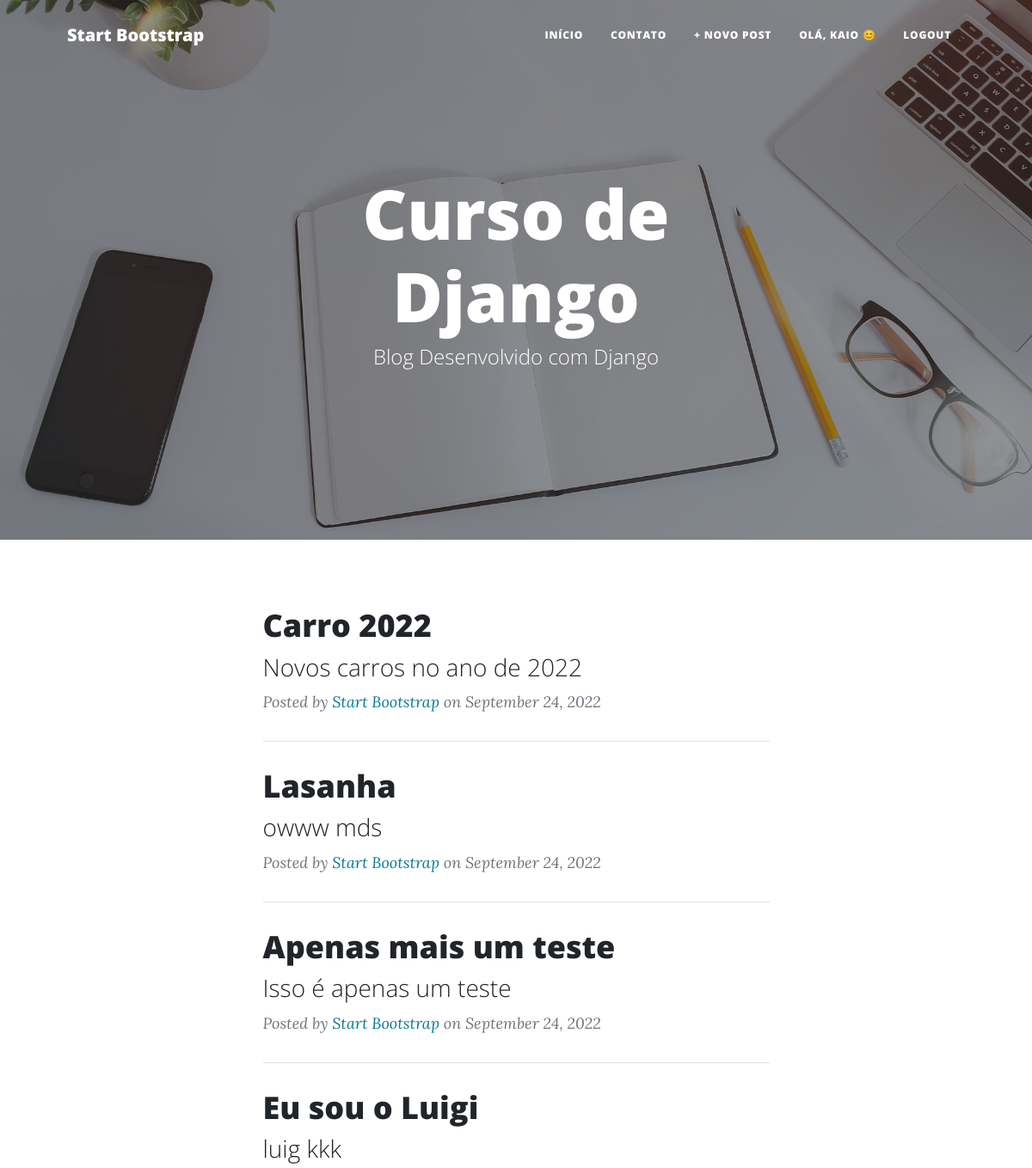
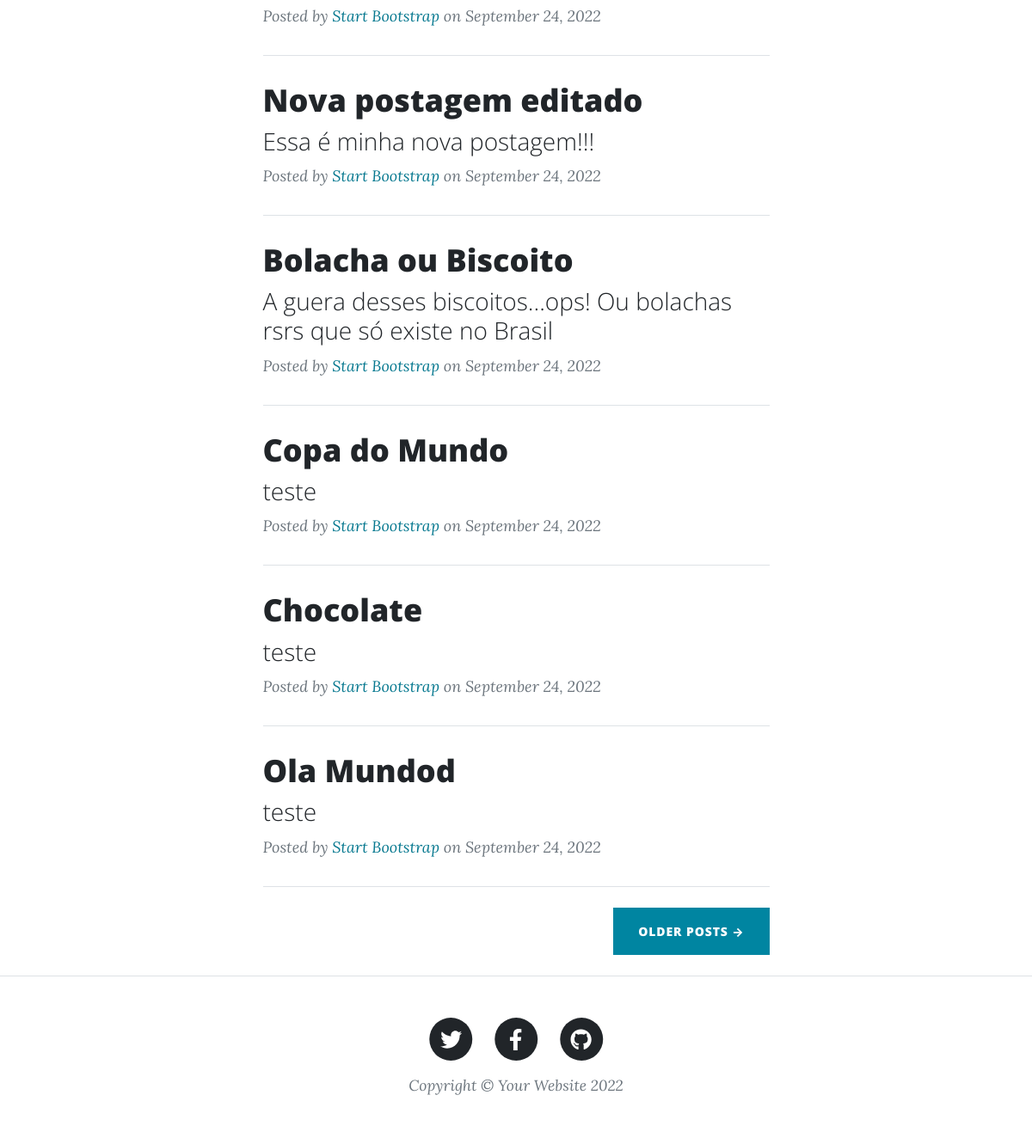
The app's page / (signed in) with its own data (2 pictures, top to bottom).
### blog/models.py (models this page shows, shortened)
class Post(models.Model):
   title = models.CharField(verbose_name="Título", max_length=200)
   subtitle = models.CharField(verbose_name="Subtítulo", max_length=300)
   slug = models.SlugField(max_length=200)
   author = models.ForeignKey(User, on_delete=models.CASCADE)
   content = RichTextField(verbose_name="Conteúdo")
   published_at = models.DateTimeField(default=timezone.now)
   created_at = models.DateTimeField(auto_now_add=True)#só irá add a data na 1ª vez | campo oculto
   modified_at = models.DateTimeField(auto_now=True)#campo oculto
   status = models.CharField(max_length=20, choices=STATUS, default='draft')
   category = models.ManyToManyField(Category, related_name="get_posts")
   background_image = models.ImageField(upload_to="blog", null=True, blank=True)
   objects = models.Manager()
   published = PublishedManager()
   class Meta:
      ordering = ('-published_at',)#irá mostrar os mais recentes antes

### blog/views.py (the view)
# urls.py: path('', views.BlogListView.as_view(), name='blog.home'),
class BlogListView(ListView):
   model = Post
   template_name = 'blog/home.html'
   context_object_name = 'posts'

### social/processors.py (called while the page is built)
def context_social(request):
   context_dict = {}
   links = Link.objects.all()
   for i in links:
      context_dict[i.social_network] = i.url
   return context_dict

### blog/templates/blog/home.html (shortened to what this page needs)
{% extends 'base.html' %}
{% load static %}
{% block header %}
   <header class="masthead" style="background-image: url({% static 'img/home-bg.jpg' %})">
      <div class="container position-relative px-4 px-lg-5">
         <div class="row gx-4 gx-lg-5 justify-content-center">
            <div class="col-md-10 col-lg-8 col-xl-7">
               <div class="site-heading">
                     <h1>Curso de Django</h1>
                     <span class="subheading">Blog Desenvolvido com Django</span>
               </div>
            </div>
         </div>
      </div>
   </header>
{% endblock %}
{% block content %}
   {% for post in posts %}
      <div class="post-preview">
         <a href="{% url 'post.detail' post.slug %}">
             <h2 class="post-title">{{post.title}}</h2>
             <h3 class="post-subtitle">{{post.subtitle|truncatechars:"200"}}</h3>
         </a>
         <p class="post-meta">
             Posted by
             <a href="#!">Start Bootstrap</a>
             on September 24, 2022
         </p>
     </div>
     <hr class="my-4" />
   {% endfor %}
   <div class="d-flex justify-content-end mb-4"><a class="btn btn-primary text-uppercase" href="#!">Older Posts →</a></div>
{% endblock %}

### static/templates/base.html (shortened to what this page needs)
{% load static %}
<!DOCTYPE html>
<html lang="en">
<head>
   <link href="https://cdn.jsdelivr.net/npm/bootstrap@5.1.3/dist/css/bootstrap.min.css" rel="stylesheet">
   <link rel="stylesheet" href="{% static 'css/style_blog.css' %}">
</head>
<body>
   <nav class="navbar navbar-expand-lg navbar-light" id="mainNav">
      <div class="container px-4 px-lg-5">
          <a class="navbar-brand" href="#">Start Bootstrap</a>
          <div class="collapse navbar-collapse" id="navbarResponsive">
              <ul class="navbar-nav ms-auto py-4 py-lg-0">
                  <li class="nav-item"><a class="nav-link px-lg-3 py-3 py-lg-4" href="{% url 'blog.home' %}">INÍCIO</a></li>
                  <li class="nav-item"><a class="nav-link px-lg-3 py-3 py-lg-4" href="{% url 'contact' %}">CONTATO</a></li>
                  {% if user.is_authenticated %}
                     <li class="nav-item"><a class="nav-link px-lg-3 py-3 py-lg-4" href="{% url 'post.new' %}">+ NOVO POST</a></li>
                     <li class="nav-item"><a class="nav-link px-lg-3 py-3 py-lg-4" href="#">OLÁ, {{user.username}} &#128522;</a></li>
                     <li class="nav-item"><a class="nav-link px-lg-3 py-3 py-lg-4" href="{% url 'logout' %}">LOGOUT</a></li>
                  {% else %}
                     <li class="nav-item"><a class="nav-link px-lg-3 py-3 py-lg-4" href="{% url 'login' %}">LOGIN</a></li>
                  {% endif %}
              </ul>
          </div>
      </div>
   </nav>
   {% block header %}
   {% endblock %}
   <div class="container px-4 px-lg-5">
      <div class="row gx-4 gx-lg-5 justify-content-center">
         <div class="col-md-10 col-lg-8 col-xl-7">
            {% block content %}
            {% endblock %}
         </div>
      </div>
   </div>
   <footer class="border-top">
      <div class="container px-4 px-lg-5">
          <div class="row gx-4 gx-lg-5 justify-content-center">
              <div class="col-md-10 col-lg-8 col-xl-7">
                  <ul class="list-inline text-center">
                      {% if TWITTER %}
                      <li class="list-inline-item">
                          <a href={{TWITTER}}>
                              <span class="fa-stack fa-lg">
                                  <i class="fas fa-circle fa-stack-2x"></i>
                                  <i class="fab fa-twitter fa-stack-1x fa-inverse"></i>
                              </span>
                          </a>
                      </li>
                      {% endif %}
                      {% if FACEBOOK %}
                      <li class="list-inline-item">
                          <a href={{FACEBOOK}}>
                              <span class="fa-stack fa-lg">
                                  <i class="fas fa-circle fa-stack-2x"></i>
                                  <i class="fab fa-facebook-f fa-stack-1x fa-inverse"></i>
                              </span>
                          </a>
                      </li>
                      {% endif %}
                      {% if GITHUB %}
                      <li class="list-inline-item">
                          <a href={{GITHUB}}>
                              <span class="fa-stack fa-lg">
                                  <i class="fas fa-circle fa-stack-2x"></i>
                                  <i class="fab fa-github fa-stack-1x fa-inverse"></i>
                              </span>
                          </a>
                      </li>
                      {% endif %}
                  </ul>
                  <div class="small text-center text-muted fst-italic">Copyright &copy; Your Website 2022</div>
              </div>
          </div>
      </div>
   </footer>
</body>
</html>

### records on screen
Post: title "Carro 2022", subtitle "Novos carros no ano de 2022"
Post: title "Lasanha", subtitle "owww mds"
Post: title "Apenas mais um teste", subtitle "Isso é apenas um teste"
Post: title "Eu sou o Luigi", subtitle "luig kkk"
Post: title "Nova postagem editado", subtitle "Essa é minha nova postagem!!!"
Post: title "Bolacha ou Biscoito", subtitle "A guera desses biscoitos...ops! Ou bolachas rsrs que só existe no Brasil"
Post: title "Copa do Mundo", subtitle "teste"
Post: title "Chocolate", subtitle "teste"
Post: title "Ola Mundod", subtitle "teste"

### other values on screen
{{ user.username }} "KAIO"
